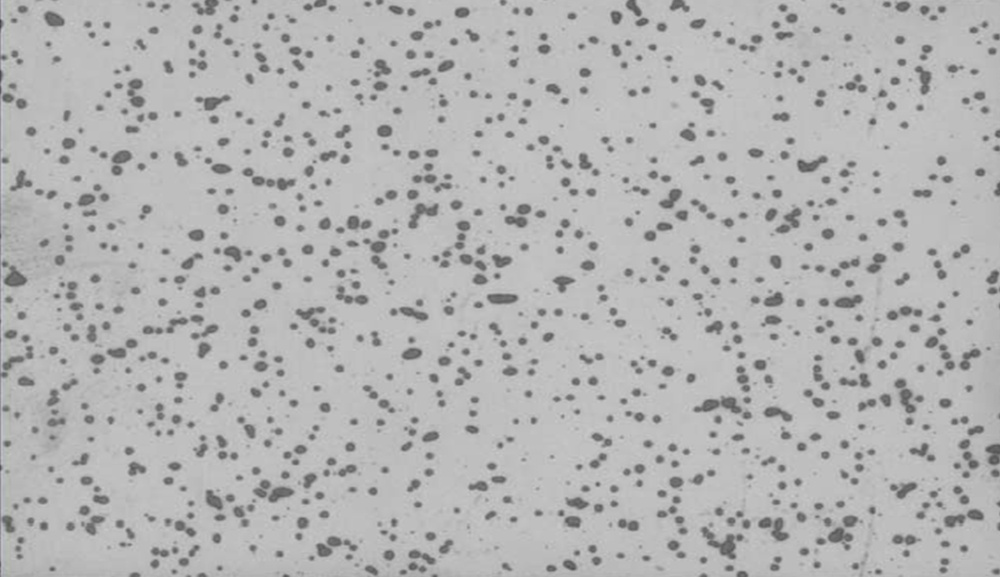
#> input picture input.jpg, 1000 x 577 px, shrunk from 1623 x 936 before the run
$ python main.py
#> lines starting #> are read from the running program, lines starting #| are printed output that depends on the picture; after the words box and inside, x2 and y2 are one past the last pixel; in counts of white or black regions, pixels touching at a corner belong together; long printed decimals are rounded
import cv2
import numpy as np


def calculate_average_spot_size(image_path):
#> called with image_path = 'input.jpg'
    image = cv2.imread(image_path)
#> image is the input picture: shape (577, 1000, 3); mean B, G, R 179.5, 179.5, 179.5
    if image is None:
        print("Error: Could not read the image.")
        return

    gray = cv2.cvtColor(image, cv2.COLOR_BGR2GRAY)
    _, binary = cv2.threshold(gray, 127, 255, cv2.THRESH_BINARY_INV)
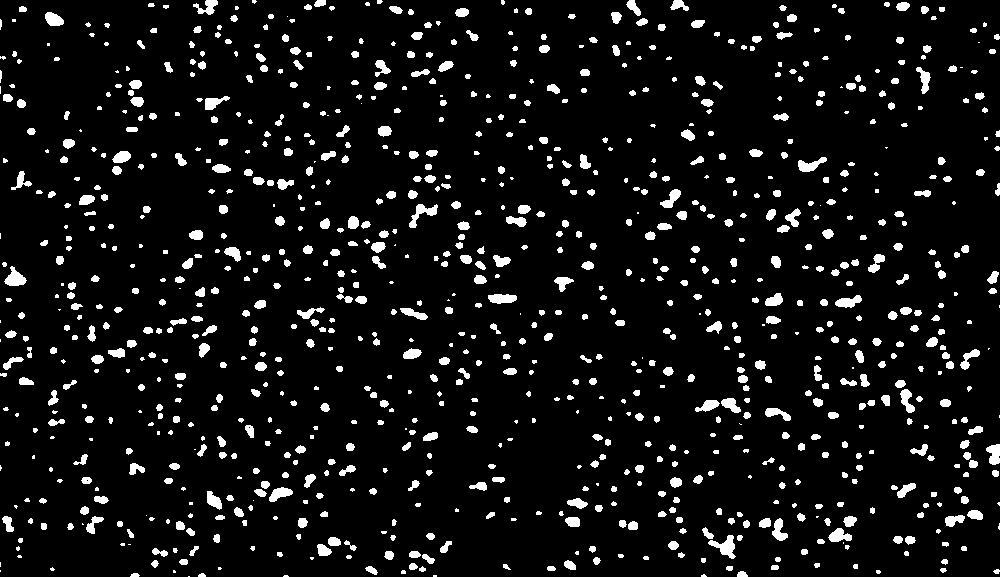
#> binary: shape (577, 1000); 7.3% white; 994 white regions (232 under 20 px)
    contours, _ = cv2.findContours(binary, cv2.RETR_EXTERNAL, cv2.CHAIN_APPROX_SIMPLE)
#> contours = 994 contours, 462 with area under 20; largest, box (x1, y1, x2, y2) and area: (708, 535, 736, 559) 260, (4, 266, 27, 286) 224, (409, 204, 438, 228) 216, (488, 294, 517, 304) 196, (798, 157, 827, 172) 190
    areas = [cv2.contourArea(contour) for contour in contours]
#> areas = 994 values, max 260.5 at index 67, min 0 at index 0, mean 32.06
    if areas:
        average_size = sum(areas) / len(areas)
#> average_size = 32.06
        print(f"Average spot size: {average_size}")
#| Average spot size: 32.059
    else:
        print("No spots detected in the image")


if __name__ == "__main__":
    calculate_average_spot_size("input.jpg")
